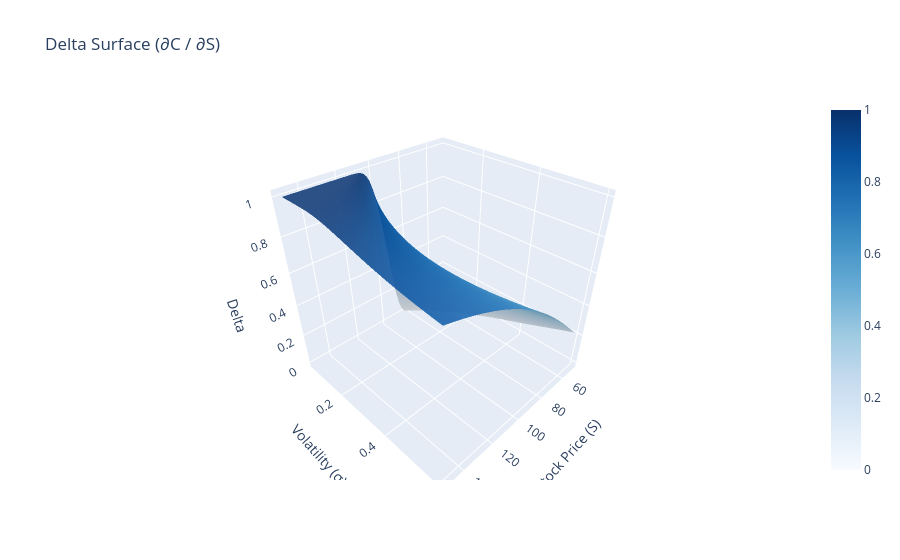

Notebook cell for this chart:
### Code cell
# ---- 3D: Delta surface ----
Delta_surface = delta_call(S_grid, K, T, r, sigma_grid)

fig = go.Figure(data=[go.Surface(
    x=S_grid, y=sigma_grid, z=Delta_surface,
    colorscale='Blues', opacity=0.9
)])
fig.update_layout(
    title='Delta Surface (∂C / ∂S)',
    scene=dict(
        xaxis_title='Stock Price (S)',
        yaxis_title='Volatility (σ)',
        zaxis_title='Delta',
    )
)
fig.show()

### Figure 1 — Plotly figure (JSON) as saved in the notebook; plotly's stock layout.template omitted (floating-point values rounded to 4 significant figures; data arrays with more than 128 entries replaced by an {"elided": "..."} marker saying what was removed)
{"data": [{"colorscale": [[0, "rgb(247,251,255)"], [0.125, "rgb(222,235,247)"], [0.25, "rgb(198,219,239)"], [0.375, "rgb(158,202,225)"], [0.5, "rgb(107,174,214)"], [0.625, "rgb(66,146,198)"], [0.75, "rgb(33,113,181)"], [0.875, "rgb(8,81,156)"], [1, "rgb(8,48,107)"]], "opacity": 0.9, "type": "surface", "x": {"elided": "60x60 float values"}, "y": {"elided": "60x60 float values"}, "z": {"elided": "60x60 float values"}}], "layout": {"scene": {"xaxis": {"title": {"text": "Stock Price (S)"}}, "yaxis": {"title": {"text": "Volatility (σ)"}}, "zaxis": {"title": {"text": "Delta"}}}, "title": {"text": "Delta Surface (∂C / ∂S)"}}}
